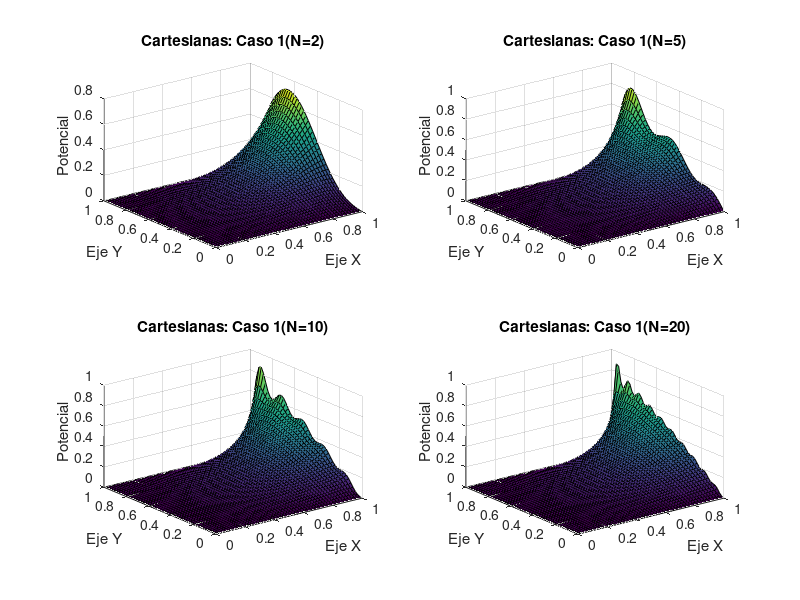

Write MATLAB code to recreate this figure.
%Cartesianas, Ejercicio 1 - Caso 1

a=1;
b=1;
X=0:0.02:a;
Y=0:0.02:b;
[x,y]= meshgrid(X,Y);

V2=0;
N=2;
for n= 1:N
  f=@(y) atan(y/a).*sin(pi*n*y/b);
  Fn=(2./(b*sinh(n*pi*a/b))).*integral(f,0,b);
  P= Fn.*sinh(pi.*n*x/b).*sin(pi.*n*y/b);
  V2=P+V2;
endfor

subplot(2,2,1)
surf(x,y,V2)
xlabel('Eje X')
ylabel('Eje Y')
zlabel('Potencial')
title('Cartesianas: Caso 1(N=2)')

V5=0;
N=5;
for n= 1:N
  f=@(y) atan(y/a).*sin(pi*n*y/b);
  Fn=(2./(b*sinh(n*pi*a/b))).*integral(f,0,b);
  P= Fn.*sinh(pi.*n*x/b).*sin(pi.*n*y/b);
  V5=P+V5;
endfor

subplot(2,2,2)
surf(x,y,V5)
xlabel('Eje X')
ylabel('Eje Y')
zlabel('Potencial')
title('Cartesianas: Caso 1(N=5)')

V10=0;
N=10;
for n= 1:N
  f=@(y) atan(y/a).*sin(pi*n*y/b);
  Fn=(2./(b*sinh(n*pi*a/b))).*integral(f,0,b);
  P= Fn.*sinh(pi.*n*x/b).*sin(pi.*n*y/b);
  V10=P+V10;
endfor

subplot(2,2,3)
surf(x,y,V10)
xlabel('Eje X')
ylabel('Eje Y')
zlabel('Potencial')
title('Cartesianas: Caso 1(N=10)')

V20=0;
N=20;
for n= 1:N
  f=@(y) atan(y/a).*sin(pi*n*y/b);
  Fn=(2./(b*sinh(n*pi*a/b))).*integral(f,0,b);
  P= Fn.*sinh(pi.*n*x/b).*sin(pi.*n*y/b);
  V20=P+V20;
endfor

subplot(2,2,4)
surf(x,y,V20)
xlabel('Eje X')
ylabel('Eje Y')
zlabel('Potencial')
title('Cartesianas: Caso 1(N=20)')

